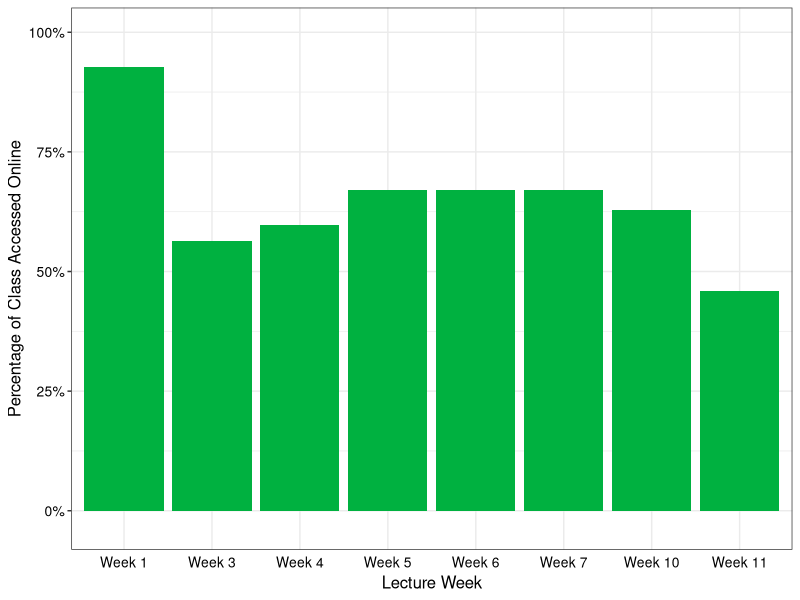
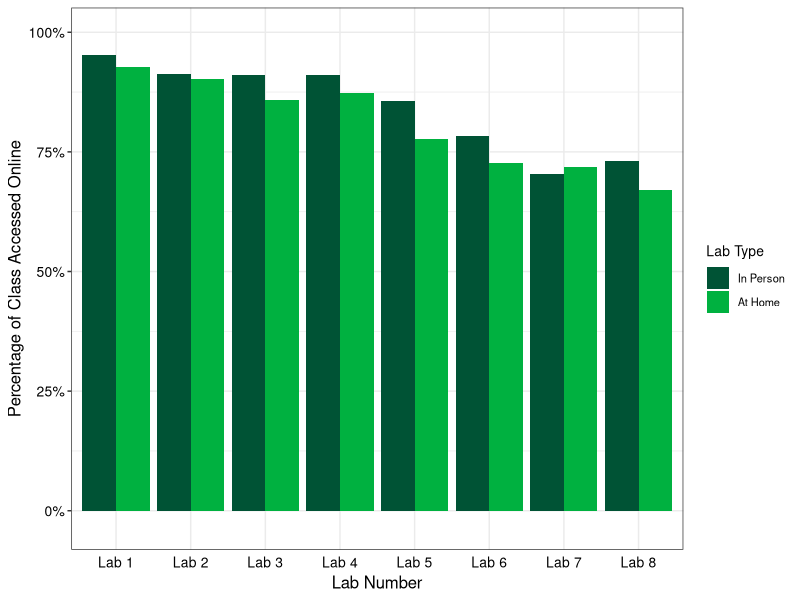

Reproduce these figures in R, in order.
## ---- chunk 1
#| include: false

library(ggplot2)
library(scales)

# https://developer.mozilla.org/en-US/docs/Web/CSS/background-size
## ---- chunk 2

# [![Click image for full-size](resources/images/blooms-taxonomy-verbs-feat.png.webp "Bloom's Taxonomy"){.no-lightbox}](#blooms-taxonomy-click-here-to-return)

# ([retrieved from Fractus Learning](https://www.fractuslearning.com/blooms-taxonomy-verbs-free-chart/))

## ---- chunk 3
#| echo: false
#| include: false
#| code-fold: 'show'
#| code-summary: "Show the code"

df <- read.csv("PS4033 - RESEARCH METHODS 20234 SEM2_StatisticsExport_2024-04-22T110444.csv")

discussion <- read.csv("ExportedData_2024-04-22T122347.csv")


df$percentage <- 
  df$UsersVisited/97

mean(df$percentage,na.rm = T)

table(df$Module)



at_home_lab_1 <- df[which(df$Module == "At Home Lab 1"),]
at_home_lab_2 <- df[which(df$Module == "At Home Lab 2"),]
at_home_lab_3 <- df[which(df$Module == "At Home Lab 3"),]
at_home_lab_4 <- df[which(df$Module == "At Home Lab 4"),]
at_home_lab_5 <- df[which(df$Module == "At Home Lab 5"),]
at_home_lab_6 <- df[which(df$Module == "At Home Lab 6"),]
at_home_lab_7 <- df[which(df$Module == "At Home Lab 7"),]
at_home_lab_8 <- df[which(df$Module == "At Home Lab 8"),]


lab_1 <- df[which(df$Module == "Lab 1"),]
lab_2 <- df[which(df$Module == "Lab 2"),]
lab_3 <- df[which(df$Module == "Lab 3"),]
lab_4 <- df[which(df$Module == "Lab 4"),]
lab_5 <- df[which(df$Module == "Lab 5"),]
lab_6 <- df[which(df$Module == "Lab 6"),]
lab_7 <- df[which(df$Module == "Lab 7"),]
lab_8 <- df[which(df$Module == "Lab 8"),]



mean(at_home_lab_1$percentage,na.rm = T)
mean(at_home_lab_2$percentage,na.rm = T)
mean(at_home_lab_3$percentage,na.rm = T)
mean(at_home_lab_4$percentage,na.rm = T)
mean(at_home_lab_5$percentage,na.rm = T)
mean(at_home_lab_6$percentage,na.rm = T)
mean(at_home_lab_7$percentage,na.rm = T)
mean(at_home_lab_8$percentage,na.rm = T)




mean(lab_1$percentage,na.rm = T)
mean(lab_2$percentage,na.rm = T)
mean(lab_3$percentage,na.rm = T)
mean(lab_4$percentage,na.rm = T)
mean(lab_5$percentage,na.rm = T)
mean(lab_6$percentage,na.rm = T)
mean(lab_7$percentage,na.rm = T)
mean(lab_8$percentage,na.rm = T)


sum(discussion$X.Read..including.own..==0)/97

table(discussion$X.Threads.)

sum(discussion$X.Threads. !=0)
sum(discussion$X.Threads. !=0)/97

heading <- c(""
  ,"Lab 1"
  ,"Lab 2"
  ,"Lab 3"
  ,"Lab 4"
  ,"Lab 5"
  ,"Lab 6"
  ,"Lab 7"
  ,"Lab 8")

in_person <- c(
  "In Person Labs"
  ,paste(round(mean(lab_1$percentage,na.rm = T)*100,digits=0),"%", sep = "")
  ,paste(round(mean(lab_2$percentage,na.rm = T)*100,digits=0),"%", sep = "")
  ,paste(round(mean(lab_3$percentage,na.rm = T)*100,digits=0),"%", sep = "")
  ,paste(round(mean(lab_4$percentage,na.rm = T)*100,digits=0),"%", sep = "")
  ,paste(round(mean(lab_5$percentage,na.rm = T)*100,digits=0),"%", sep = "")
  ,paste(round(mean(lab_6$percentage,na.rm = T)*100,digits=0),"%", sep = "")
  ,paste(round(mean(lab_7$percentage,na.rm = T)*100,digits=0),"%", sep = "")
  ,paste(round(mean(lab_8$percentage,na.rm = T)*100,digits=0),"%", sep = "")
)

at_home <- c(
  "At Home Labs"
  ,paste(round(mean(at_home_lab_1$percentage,na.rm = T)*100,digits=0),"%", sep = "")
  ,paste(round(mean(at_home_lab_2$percentage,na.rm = T)*100,digits=0),"%", sep = "")
  ,paste(round(mean(at_home_lab_3$percentage,na.rm = T)*100,digits=0),"%", sep = "")
  ,paste(round(mean(at_home_lab_4$percentage,na.rm = T)*100,digits=0),"%", sep = "")
  ,paste(round(mean(at_home_lab_5$percentage,na.rm = T)*100,digits=0),"%", sep = "")
  ,paste(round(mean(at_home_lab_6$percentage,na.rm = T)*100,digits=0),"%", sep = "")
  ,paste(round(mean(at_home_lab_7$percentage,na.rm = T)*100,digits=0),"%", sep = "")
  ,paste(round(mean(at_home_lab_8$percentage,na.rm = T)*100,digits=0),"%", sep = "")
)

stats <- rbind(heading,in_person,at_home)

rownames(stats)<-NULL

stats_labs <- stats


## ---- chunk 4
#| include: false


week_1 <- df[which(df$Module == "Week 1"),]
week_3 <- df[which(df$Module == "Week 3"),]
week_4 <- df[which(df$Module == "Week4"),]
week_5 <- df[which(df$Module == "Week 5"),]
week_6 <- df[which(df$Module == "Week 6"),]
week_7 <- df[which(df$Module == "Week 7"),]
week_10 <- df[which(df$Module == "Week 10"),]
week_11 <- df[which(df$Module == "Week 11"),]





at_home_lab_3 <- df[which(df$Module == "At Home Lab 3"),]
at_home_lab_4 <- df[which(df$Module == "At Home Lab 4"),]
at_home_lab_5 <- df[which(df$Module == "At Home Lab 5"),]
at_home_lab_6 <- df[which(df$Module == "At Home Lab 6"),]
at_home_lab_7 <- df[which(df$Module == "At Home Lab 7"),]
at_home_lab_8 <- df[which(df$Module == "At Home Lab 8"),]




lectures <- c(
  paste(round(mean(week_1$percentage,na.rm = T)*100,digits=0),"%", sep = "")
  ,paste(round(mean(week_3$percentage,na.rm = T)*100,digits=0),"%", sep = "")
  ,paste(round(mean(week_4$percentage,na.rm = T)*100,digits=0),"%", sep = "")
  ,paste(round(mean(week_5$percentage,na.rm = T)*100,digits=0),"%", sep = "")
  ,paste(round(mean(week_6$percentage,na.rm = T)*100,digits=0),"%", sep = "")
  ,paste(round(mean(week_7$percentage,na.rm = T)*100,digits=0),"%", sep = "")
  ,paste(round(mean(week_10$percentage,na.rm = T)*100,digits=0),"%", sep = "")
  ,paste(round(mean(week_11$percentage,na.rm = T)*100,digits=0),"%", sep = "")
)


lectures2 <- c(
   mean(week_1$percentage,na.rm = T)
  ,mean(week_3$percentage,na.rm = T)
  ,mean(week_4$percentage,na.rm = T)
  ,mean(week_5$percentage,na.rm = T)
  ,mean(week_6$percentage,na.rm = T)
  ,mean(week_7$percentage,na.rm = T)
  ,mean(week_10$percentage,na.rm = T)
  ,mean(week_11$percentage,na.rm = T)
)

df_lec <- 
  rbind(
     week_1
    ,week_3
    ,week_4
    ,week_5
    ,week_6
    ,week_7
    ,week_10
    ,week_11
  )






heading1 <- c(
   "1Week 1"
  ,"2Week 3"
  ,"3Week 4"
  ,"4Week 5"
  ,"5Week 6"
  ,"6Week 7"
  ,"7Week 10"
  ,"8Week 11")


heading2 <- c(
  "Week 1"
  ,"Week 3"
  ,"Week 4"
  ,"Week 5"
  ,"Week 6"
  ,"Week 7"
  ,"Week 10"
  ,"Week 11")



labtype <- c(rep("1In Person",8),rep("2At Home",8))
labnumber <- c(heading1,heading1)
#stats1 <- c(in_person1,at_home1)
lec_type <- rep("lecture",8)


df_lecs1 <- cbind.data.frame(heading1,lectures2,lec_type)


stats <- rbind(heading2,lectures)

rownames(stats)<-NULL

## ---- chunk 5
#| label: fig-lecture
#| include: true
#| fig-cap-location: "top"
#| fig-cap: Lecture Engagement Statistics

ggplot(df_lecs1, aes(heading1, lectures2,
                     fill = lec_type
                     )) +
  scale_y_continuous(limits = c(-.03,1),
                     labels = percent_format()
  )+
  geom_col(position = "dodge")+
  xlab("Lecture Week") +
  ylab("Percentage of Class Accessed Online")+
  scale_x_discrete(labels=c(
   "Week 1"
  ,"Week 3"
  ,"Week 4"
  ,"Week 5"
  ,"Week 6"
  ,"Week 7"
  ,"Week 10"
  ,"Week 11")) +
  scale_fill_manual(values = c("#00B140"))+
  #scale_fill_grey(start = .5, end = .8) +
  #labs(fill="Lab Type")+
  theme_bw() +
  theme(plot.title=element_text(#amily="Times",
                                size=12
                                ),
        legend.text=element_text(#family="Times",
                                 size=8
                                 ),
          legend.title=element_text(#family="Times",
                                    size=10
                                    ),
          axis.text=element_text(#family="Times",
                                 colour = "black",
                                 size=10
                                 ),
          axis.ticks.x = element_blank(),
          axis.title=element_text(#family="Times",
                                  size=12
                                  ),
          strip.text=element_text(#family = "Times",
                                  size = 12
                                  ),
          strip.background = element_rect(fill = "white"),
          legend.position="none")

## ---- chunk 6
#| label: tbl-lecture
#| include: true
#| tbl-cap-location: "bottom"
#| tbl-cap: Lecture Engagement Statistics

knitr::kable(stats)

## ---- chunk 7
#| include: false


df_labs1 <- 
  rbind(
    lab_1
    ,lab_2
    ,lab_3
    ,lab_4
    ,lab_5
    ,lab_6
    ,lab_7
    ,lab_8
  )
df_labs1$labtype <- rep("In Person Labs")


df_labs2 <- 
  rbind(
    at_home_lab_1
    ,at_home_lab_2
    ,at_home_lab_3
    ,at_home_lab_4
    ,at_home_lab_5
    ,at_home_lab_6
    ,at_home_lab_7
    ,at_home_lab_8
  )
df_labs2$labtype <- rep("At Home Labs")


# df_labs <- 
#   rbind(
#     lab_1
#     ,lab_2
#     ,lab_3
#     ,lab_4
#     ,lab_5
#     ,lab_6
#     ,lab_7
#     ,lab_8
#     ,at_home_lab_1
#     ,at_home_lab_2
#     ,at_home_lab_3
#     ,at_home_lab_4
#     ,at_home_lab_5
#     ,at_home_lab_6
#     ,at_home_lab_7
#     ,at_home_lab_8
#   )





df_labs <- rbind(df_labs1,df_labs2)




heading1 <- c(
  "Lab 1"
  ,"Lab 2"
  ,"Lab 3"
  ,"Lab 4"
  ,"Lab 5"
  ,"Lab 6"
  ,"Lab 7"
  ,"Lab 8")

in_person1 <- c(
   mean(lab_1$percentage,na.rm = T)
  ,mean(lab_2$percentage,na.rm = T)
  ,mean(lab_3$percentage,na.rm = T)
  ,mean(lab_4$percentage,na.rm = T)
  ,mean(lab_5$percentage,na.rm = T)
  ,mean(lab_6$percentage,na.rm = T)
  ,mean(lab_7$percentage,na.rm = T)
  ,mean(lab_8$percentage,na.rm = T)
)

at_home1 <- c(
   mean(at_home_lab_1$percentage,na.rm = T)
  ,mean(at_home_lab_2$percentage,na.rm = T)
  ,mean(at_home_lab_3$percentage,na.rm = T)
  ,mean(at_home_lab_4$percentage,na.rm = T)
  ,mean(at_home_lab_5$percentage,na.rm = T)
  ,mean(at_home_lab_6$percentage,na.rm = T)
  ,mean(at_home_lab_7$percentage,na.rm = T)
  ,mean(at_home_lab_8$percentage,na.rm = T)
)


labtype <- c(rep("1In Person",8),rep("2At Home",8))
labnumber <- c(heading1,heading1)
stats1 <- c(in_person1,at_home1)

df_labs1 <- cbind.data.frame(labtype,labnumber,stats1)

## ---- chunk 8
#| label: fig-stats
#| include: true
#| fig-cap-location: "bottom"
#| fig-cap: Lab Engagement Statistics


ggplot(df_labs1, aes(labnumber, stats1, fill = factor(labtype,labels=c("In Person","At Home")
                                                      ))) +
  scale_y_continuous(limits = c(-.03,1),
                     labels = percent_format()
  )+
  geom_col(position = "dodge")+
  xlab("Lab Number") +
  ylab("Percentage of Class Accessed Online")+
  scale_fill_manual(values = c("#005335","#00B140"))+
  #scale_x_discrete(labels=c("Beckon", "Wave")) +
  #scale_fill_grey(start = .5, end = .8) +
  labs(fill="Lab Type")+
  theme_bw() +
  theme(plot.title=element_text(#amily="Times",
                                size=12
                                ),
        legend.text=element_text(#family="Times",
                                 size=8
                                 ),
          legend.title=element_text(#family="Times",
                                    size=10
                                    ),
          axis.text=element_text(#family="Times",
                                 colour = "black",
                                 size=10
                                 ),
          axis.ticks.x = element_blank(),
          axis.title=element_text(#family="Times",
                                  size=12
                                  ),
          strip.text=element_text(#family = "Times",
                                  size = 12
                                  ),
          strip.background = element_rect(fill = "white"),
          legend.position="right")

## ---- chunk 9
#| label: tbl-stats
#| include: true
#| tbl-cap-location: "bottom"
#| tbl-cap: Lab Engagement Statistics

knitr::kable(stats_labs)

